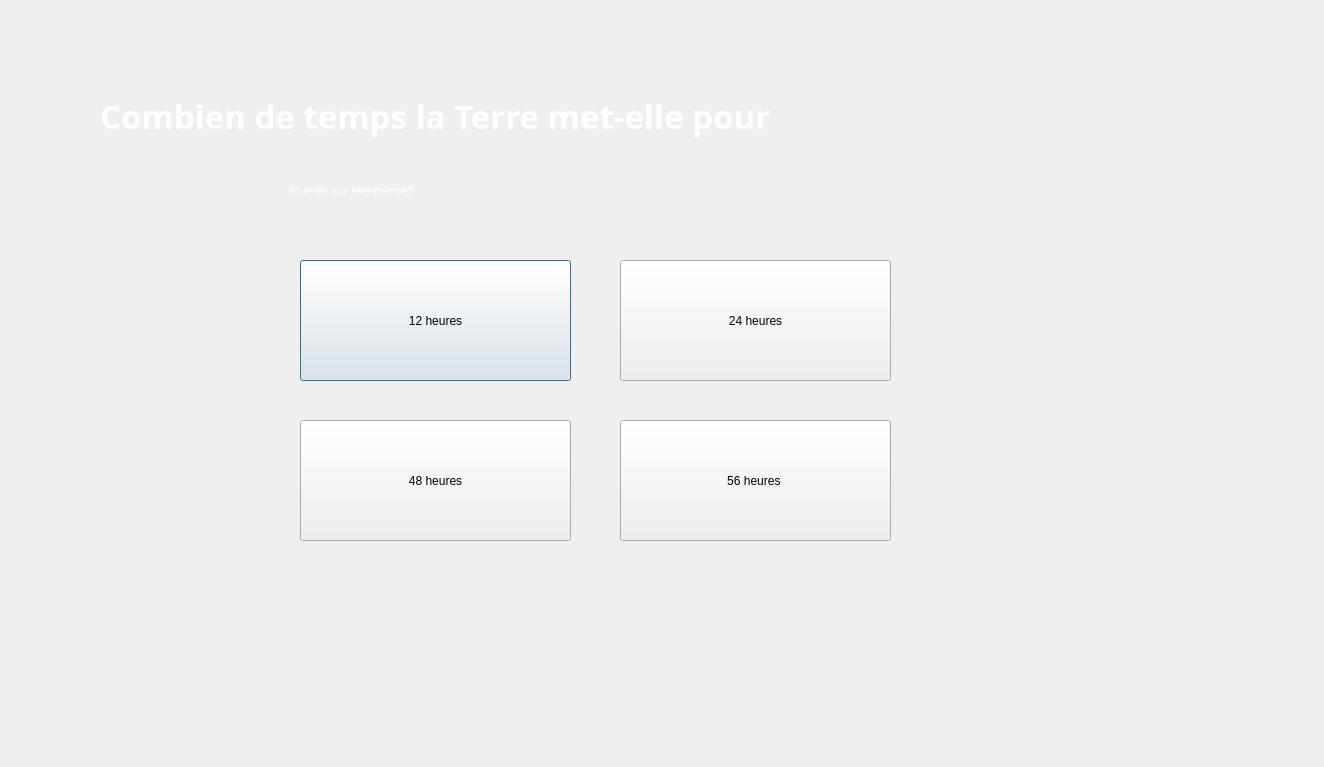
<?xml version="1.0" encoding="UTF-8"?>
<ui version="4.0">
 <class>Dialog1</class>
 <widget class="QDialog" name="Dialog1">
  <property name="geometry">
   <rect>
    <x>0</x>
    <y>0</y>
    <width>1324</width>
    <height>767</height>
   </rect>
  </property>
  <property name="windowTitle">
   <string>Dialog</string>
  </property>
  <widget class="QLabel" name="label_2">
   <property name="geometry">
    <rect>
     <x>100</x>
     <y>80</y>
     <width>1771</width>
     <height>71</height>
    </rect>
   </property>
   <property name="font">
    <font>
     <family>Segoe Script</family>
     <pointsize>25</pointsize>
     <italic>false</italic>
     <bold>true</bold>
    </font>
   </property>
   <property name="styleSheet">
    <string notr="true">font: 700 25pt &quot;Segoe Script&quot;;
color: rgb(255, 255, 255);</string>
   </property>
   <property name="text">
    <string>Combien de temps la Terre met-elle pour </string>
   </property>
  </widget>
  <widget class="QPushButton" name="pushButton">
   <property name="geometry">
    <rect>
     <x>300</x>
     <y>260</y>
     <width>271</width>
     <height>121</height>
    </rect>
   </property>
   <property name="text">
    <string>12 heures</string>
   </property>
  </widget>
  <widget class="QPushButton" name="pushButton_2">
   <property name="geometry">
    <rect>
     <x>620</x>
     <y>260</y>
     <width>271</width>
     <height>121</height>
    </rect>
   </property>
   <property name="text">
    <string>24 heures</string>
   </property>
  </widget>
  <widget class="QPushButton" name="pushButton_3">
   <property name="geometry">
    <rect>
     <x>300</x>
     <y>420</y>
     <width>271</width>
     <height>121</height>
    </rect>
   </property>
   <property name="text">
    <string>48 heures</string>
   </property>
  </widget>
  <widget class="QPushButton" name="pushButton_4">
   <property name="geometry">
    <rect>
     <x>620</x>
     <y>420</y>
     <width>271</width>
     <height>121</height>
    </rect>
   </property>
   <property name="text">
    <string>56 heures </string>
   </property>
  </widget>
  <widget class="QLabel" name="label">
   <property name="geometry">
    <rect>
     <x>290</x>
     <y>150</y>
     <width>551</width>
     <height>81</height>
    </rect>
   </property>
   <property name="styleSheet">
    <string notr="true">font: 700 25pt &quot;Segoe Script&quot;;
color: rgb(255, 255, 255);</string>
   </property>
   <property name="text">
    <string>tourner sur elle-même?</string>
   </property>
  </widget>
 </widget>
 <resources/>
 <connections/>
</ui>
